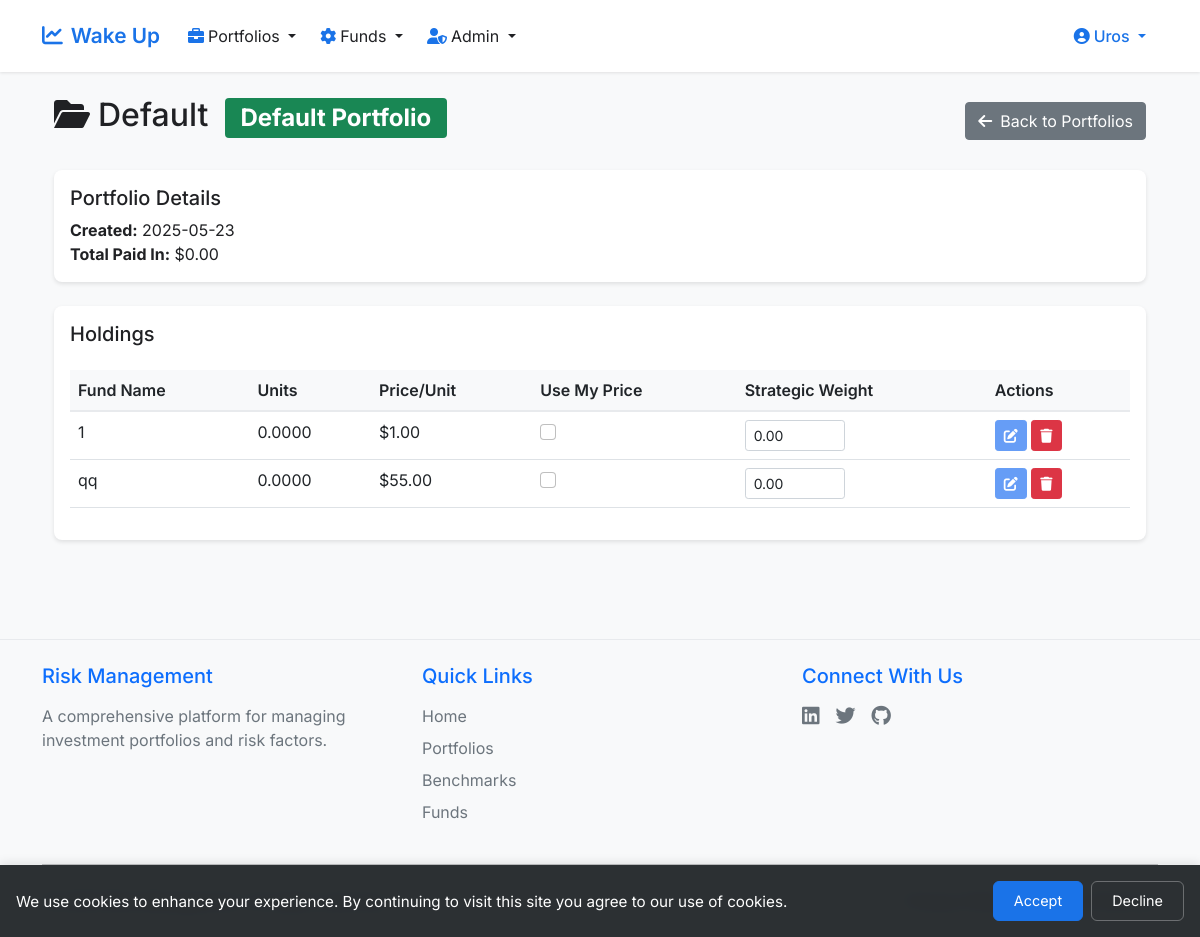
Page /portfolio/1 (signed in) on the earlier database version.
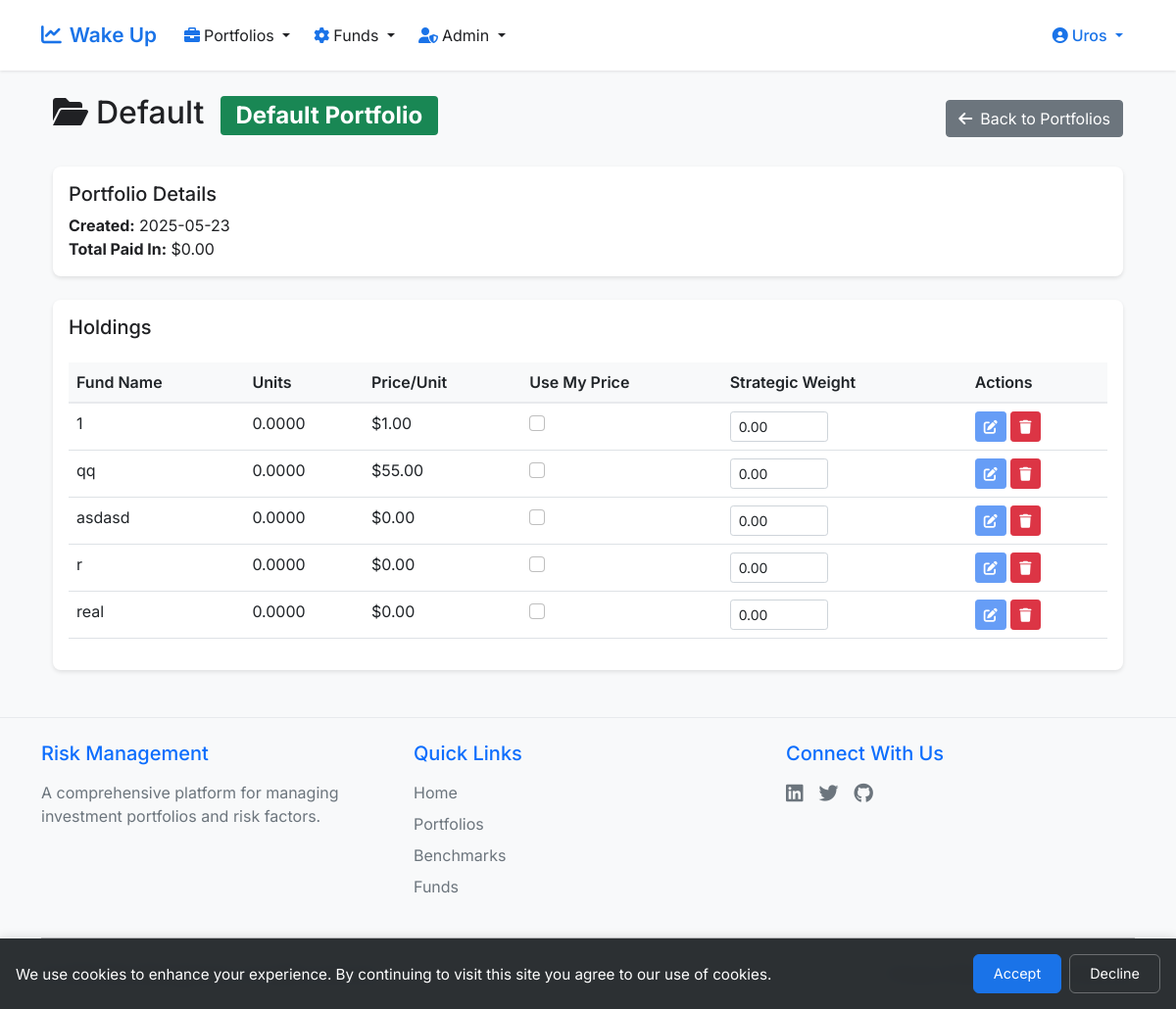
Same page on the later database version.
### app.py (models this page shows, shortened)
class User(UserMixin, db.Model):
    id = db.Column(db.Integer, primary_key=True)
    email = db.Column(db.String(120), unique=True, nullable=False)
    name = db.Column(db.String(80), nullable=False)
    password_hash = db.Column(db.String(128))
    user_type = db.Column(db.String(20), default='beginner')
    created_at = db.Column(db.DateTime, default=datetime.utcnow)
    portfolios = db.relationship('Portfolio', backref='user', lazy=True)
    benchmarks = db.relationship('Benchmark', back_populates='user', lazy=True)
    funds = db.relationship('Fund', back_populates='user', lazy=True)
    def is_admin(self):
        return self.user_type == 'admin'

class Portfolio(db.Model):
    __tablename__ = 'portfolio'
    id = db.Column(db.Integer, primary_key=True)
    portfolio_name = db.Column(db.String(40), nullable=False)
    user_id = db.Column(db.Integer, db.ForeignKey('user.id'), nullable=False)
    is_default = db.Column(db.Integer, nullable=False, default=0)
    paid_in = db.Column(db.Float, nullable=True, default=0.0)
    created_at = db.Column(db.DateTime, nullable=True, default=datetime.utcnow)
    __table_args__ = (
        db.UniqueConstraint('user_id', 'portfolio_name', name='unique_user_portfolio'),
    )

class Holding(db.Model):
    __tablename__ = 'holding'
    id = db.Column(db.Integer, primary_key=True)
    fund_id = db.Column(db.Integer, db.ForeignKey('fund.id'), nullable=False)
    user_id = db.Column(db.Integer, db.ForeignKey('user.id'), nullable=False)
    portfolio_id = db.Column(db.Integer, db.ForeignKey('portfolio.id'), nullable=False)
    units = db.Column(db.Float, nullable=False, default=0.0)
    price_per_unit = db.Column(db.Float, nullable=False, default=0.0)
    use_myprice = db.Column(db.Integer, nullable=False, default=0)
    strategic_weight = db.Column(db.Float, nullable=False, default=0.0)
    created_at = db.Column(db.DateTime, nullable=False, default=datetime.utcnow)
    fund = db.relationship('Fund', backref='holdings', lazy=True)
    user = db.relationship('User', backref='holdings', lazy=True)
    portfolio = db.relationship('Portfolio', backref='holdings', lazy=True)

class Fund(db.Model):
    __tablename__ = 'fund'
    id = db.Column(db.Integer, primary_key=True)
    fund_name = db.Column(db.String(120), nullable=False)
    user_id = db.Column(db.Integer, db.ForeignKey('user.id'), nullable=False)
    benchmark_id = db.Column(db.Integer, db.ForeignKey('benchmark.id'), nullable=False)
    generic_fund = db.Column(db.Integer, nullable=False, default=0)
    identifier = db.Column(db.String(50), nullable=False)
    long_name = db.Column(db.String(200), nullable=False)
    one_word_name = db.Column(db.String(20), nullable=False)
    price = db.Column(db.Float, nullable=True)
    date = db.Column(db.Date, nullable=True)
    ticker = db.Column(db.String(20), nullable=True)
    vehicle = db.Column(db.Integer, nullable=True)
    created_at = db.Column(db.DateTime, nullable=False, default=datetime.utcnow)
    user = db.relationship('User', back_populates='funds', lazy=True)
    benchmark = db.relationship('Benchmark', back_populates='funds', lazy=True)

### app.py (the view)
@app.route('/portfolio/<int:id>')
@login_required
def view_portfolio(id):
    portfolio = Portfolio.query.filter_by(id=id, user_id=current_user.id).first_or_404()
    holdings = Holding.query.filter_by(portfolio_id=id).all()
    return render_template('view_portfolio.html', portfolio=portfolio, holdings=holdings)

### app.py (called while the page is built)
@app.after_request
def add_security_headers(response):
    response.headers['X-Content-Type-Options'] = 'nosniff'
    response.headers['X-Frame-Options'] = 'SAMEORIGIN'
    response.headers['X-XSS-Protection'] = '1; mode=block'
    response.headers['Strict-Transport-Security'] = 'max-age=31536000; includeSubDomains'
    return response

@login_manager.user_loader
def load_user(user_id):
    return User.query.get(int(user_id))

def login_required(f):
    @wraps(f)
    def decorated_function(*args, **kwargs):
        if not current_user.is_authenticated:
            return redirect(url_for('login'))
        return f(*args, **kwargs)
    return decorated_function

@app.context_processor
def inject_now():
    return {'now': datetime.utcnow()}

### templates/view_portfolio.html (shortened to what this page needs)
{% extends "base.html" %}
{% block content %}
<div class="container">
    <div class="d-flex justify-content-between align-items-center mb-4">
        <h2>
            <i class="fas fa-folder-open me-2"></i>{{ portfolio.portfolio_name }}
            {% if portfolio.is_default %}
            <span class="badge bg-success ms-2">Default Portfolio</span>
            {% endif %}
        </h2>
        <a href="{{ url_for('get_portfolios') }}" class="btn btn-secondary">
            <i class="fas fa-arrow-left me-2"></i>Back to Portfolios
        </a>
    </div>
    <div class="card mb-4">
        <div class="card-body">
            <div class="row">
                <div class="col-md-6">
                    <h5 class="card-title">Portfolio Details</h5>
                    <p class="card-text">
                        <strong>Created:</strong> {{ portfolio.created_at.strftime('%Y-%m-%d') }}<br>
                        <strong>Total Paid In:</strong> ${{ "%.2f"|format(portfolio.paid_in) }}
                    </p>
                </div>
            </div>
        </div>
    </div>
    <div class="card">
        <div class="card-body">
            <h5 class="card-title mb-4">Holdings</h5>
            {% if portfolio.holdings %}
            <div class="table-responsive">
                <table class="table">
                    <thead>
                        <tr>
                            <th>Fund Name</th>
                            <th>Units</th>
                            <th>Price/Unit</th>
                            <th>Use My Price</th>
                            <th>Strategic Weight</th>
                            <th>Actions</th>
                        </tr>
                    </thead>
                    <tbody>
                        {% for holding in portfolio.holdings %}
                        <tr>
                            <td>{{ holding.fund.fund_name }}</td>
                            <td>{{ "%.4f"|format(holding.units) }}</td>
                            <td>${{ "%.2f"|format(holding.price_per_unit) }}</td>
                            <td>
                                <div class="form-check">
                                    <input class="form-check-input" type="checkbox"
                                           onchange="updateUseMyPrice({{ holding.id }}, this.checked)"
                                           id="useMyPrice{{ holding.id }}">
                                </div>
                            </td>
                            <td>
                                <input type="number" class="form-control form-control-sm"
                                       value="{{ "%.2f"|format(holding.strategic_weight) }}"
                                       min="0" max="1" step="0.01"
                                       onchange="updateStrategicWeight({{ holding.id }}, this.value)"
                                       style="width: 100px;">
                            </td>
                            <td>
                                <button class="btn btn-sm btn-primary" onclick="editHolding({{ holding.id }})">
                                    <i class="fas fa-edit"></i>
                                </button>
                                <button class="btn btn-sm btn-danger" onclick="deleteHolding({{ holding.id }})">
                                    <i class="fas fa-trash"></i>
                                </button>
                            </td>
                        </tr>
                        {% endfor %}
                    </tbody>
                </table>
            </div>
            {% else %}
            <p class="text-muted">No holdings in this portfolio yet.</p>
            {% endif %}
        </div>
    </div>
</div>
{% endblock %}

### templates/base.html (shortened to what this page needs)
<!DOCTYPE html>
<html lang="en">
<head>
    <link href="https://cdn.jsdelivr.net/npm/bootstrap@5.1.3/dist/css/bootstrap.min.css" rel="stylesheet">
    <link href="https://cdnjs.cloudflare.com/ajax/libs/font-awesome/6.0.0/css/all.min.css" rel="stylesheet">
</head>
<body>
    <nav class="navbar navbar-expand-lg">
        <div class="container">
            <a class="navbar-brand" href="{{ url_for('home') }}">
                <i class="fas fa-chart-line me-2"></i>Wake Up
            </a>
            <div class="collapse navbar-collapse" id="navbarNav">
                <ul class="navbar-nav me-auto">
                    {% if current_user.is_authenticated %}
                    <li class="nav-item dropdown">
                        <a class="nav-link dropdown-toggle" href="#" id="portfoliosDropdown" role="button" data-bs-toggle="dropdown">
                            <i class="fas fa-briefcase me-1"></i>Portfolios
                        </a>
                    </li>
                    <li class="nav-item dropdown">
                        <a class="nav-link dropdown-toggle" href="#" id="optionsDropdown" role="button" data-bs-toggle="dropdown">
                            <i class="fas fa-cog me-1"></i>Funds
                        </a>
                    </li>
                    {% if current_user.is_admin() %}
<li class="nav-item dropdown">
    <a class="nav-link dropdown-toggle" href="#" id="optionsDropdown" role="button" data-bs-toggle="dropdown">
        <i class="fas fa-user-shield me-1"></i>Admin
    </a>
</li>
{% endif %}
                    {% endif %}
                </ul>
                <ul class="navbar-nav ms-auto">
                    {% if current_user.is_authenticated %}
                    <li class="nav-item dropdown">
                        <a class="nav-link dropdown-toggle profile-link" href="#" id="profileDropdown" role="button" data-bs-toggle="dropdown">
                            <i class="fas fa-user-circle me-1"></i>{{ current_user.name }}
                        </a>
                    </li>
                    {% endif %}
                </ul>
            </div>
        </div>
    </nav>
    <div class="main-content">
        <div class="container mt-4 pb-5">
            {% block content %}{% endblock %}
        </div>
    </div>
    <div id="cookieConsent" class="cookie-consent" style="display: none;">
        <div class="cookie-content">
            <p>We use cookies to enhance your experience. By continuing to visit this site you agree to our use of cookies.</p>
            <div class="cookie-buttons">
                <button onclick="acceptCookies()" class="btn btn-primary">Accept</button>
                <button onclick="declineCookies()" class="btn btn-secondary">Decline</button>
            </div>
        </div>
    </div>
    <footer class="footer mt-auto py-4 bg-light">
        <div class="container">
            <div class="row">
                <div class="col-md-4 mb-3 mb-md-0">
                    <h5 class="text-primary mb-3">Risk Management</h5>
                    <p class="text-muted mb-0">A comprehensive platform for managing investment portfolios and risk factors.</p>
                </div>
                <div class="col-md-4 mb-3 mb-md-0">
                    <h5 class="text-primary mb-3">Quick Links</h5>
                    <ul class="list-unstyled">
                        <li class="mb-2"><a href="{{ url_for('home') }}" class="text-decoration-none text-muted">Home</a></li>
                        <li class="mb-2"><a href="{{ url_for('get_portfolios') }}" class="text-decoration-none text-muted">Portfolios</a></li>
                        <li class="mb-2"><a href="{{ url_for('get_benchmarks') }}" class="text-decoration-none text-muted">Benchmarks</a></li>
                        <li class="mb-2"><a href="{{ url_for('get_funds') }}" class="text-decoration-none text-muted">Funds</a></li>
                    </ul>
                </div>
                <div class="col-md-4">
                    <h5 class="text-primary mb-3">Connect With Us</h5>
                    <div class="d-flex gap-3">
                        <a href="#" class="text-muted text-decoration-none" title="LinkedIn">
                            <i class="fab fa-linkedin fa-lg"></i>
                        </a>
                        <a href="#" class="text-muted text-decoration-none" title="Twitter">
                            <i class="fab fa-twitter fa-lg"></i>
                        </a>
                        <a href="#" class="text-muted text-decoration-none" title="GitHub">
                            <i class="fab fa-github fa-lg"></i>
                        </a>
                    </div>
                </div>
            </div>
            <div class="row align-items-center">
                <div class="col-md-6 text-center text-md-start">
                    <p class="text-muted mb-0">&copy; {{ now.year }} Risk Management. All rights reserved.</p>
                </div>
                <div class="col-md-6 text-center text-md-end">
                    <a href="{{ url_for('privacy_policy') }}" class="text-muted text-decoration-none me-3">Privacy Policy</a>
                    <a href="#" class="text-muted text-decoration-none">Terms of Service</a>
                </div>
            </div>
        </div>
    </footer>
</body>
</html>

### templates/base.html (style rules this page uses)
:root { --primary-color: #1a73e8; --secondary-color: #4285f4; --accent-color: #669df6; --text-color: #202124; --light-bg: #f8f9fa; --border-color: #e8eaed; --white: #ffffff; --icon-color: #1a73e8; }
body { font-family: 'Inter', sans-serif; color: var(--text-color); background-color: var(--light-bg); min-height: 100vh; display: flex; flex-direction: column; }
.main-content { flex: 1 0 auto; min-height: 15cm; }
.navbar { background: var(--white); padding: 1rem 0; box-shadow: 0 1px 3px rgba(0, 0, 0, 0.1); min-height: 64px; }
.navbar-brand { font-weight: 600; color: var(--primary-color) !important; font-size: 1.3rem; padding: 0.5rem 0; line-height: 1; }
.nav-link { color: var(--text-color) !important; font-size: 1rem; padding: 0.75rem 0.75rem !important; transition: color 0.2s ease; line-height: 1; }
.nav-link i { transition: transform 0.2s ease; color: var(--primary-color); }
.profile-link { color: var(--primary-color) !important; font-weight: 500; }
.profile-link i { color: var(--primary-color); }
.btn-primary { background-color: var(--accent-color); border-color: var(--accent-color); }
.card { border-radius: 8px; box-shadow: 0 2px 4px rgba(0, 0, 0, 0.1); border: none; }
.table th { background-color: var(--light-bg); border-bottom: 2px solid var(--border-color); font-weight: 600; }
.cookie-consent { position: fixed; bottom: 0; left: 0; right: 0; background: rgba(33, 37, 41, 0.95); color: white; padding: 1rem; z-index: 9999; box-shadow: 0 -2px 10px rgba(0, 0, 0, 0.1); backdrop-filter: blur(10px); -webkit-backdrop-filter: blur(10px); }
.cookie-content { max-width: 1200px; margin: 0 auto; display: flex; align-items: center; justify-content: space-between; gap: 1rem; }
.cookie-content p { margin: 0; font-size: 0.95rem; line-height: 1.4; }
.cookie-buttons { display: flex; gap: 0.5rem; flex-shrink: 0; }
.cookie-buttons .btn { padding: 0.5rem 1.25rem; font-size: 0.9rem; border-radius: 6px; transition: all 0.2s ease; }
.cookie-buttons .btn-primary { background-color: var(--primary-color); border-color: var(--primary-color); }
.cookie-buttons .btn-secondary { background-color: transparent; border: 1px solid rgba(255, 255, 255, 0.3); color: white; }
.footer { background-color: var(--light-bg); border-top: 1px solid var(--border-color); }

Differences in the rows shown:
added Holding: fund.fund_name "asdasd", units "0.0000", price_per_unit "0.00", strategic_weight "0.00"
added Holding: fund.fund_name "r", units "0.0000", price_per_unit "0.00", strategic_weight "0.00"
added Holding: fund.fund_name "real", units "0.0000", price_per_unit "0.00", strategic_weight "0.00"
